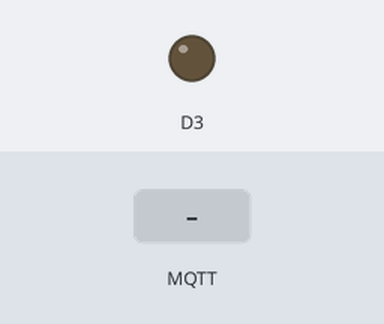
Simulated run of this sketch. Board: ESP8266 (NodeMCU). Shown: output pins drawn as LEDs (lit = HIGH). The test bench sets the inputs (shaded band). WiFi joins after 1.5 s; servers stay silent unless stated; no MQTT or app messages arrive unless stated; what the sketch prints to the serial monitor is not drawn.

Above: at 2.7 s.
2.8 s: MQTT message "LIGHTON" arrives on the first subscribed topic
At 3.6 s:
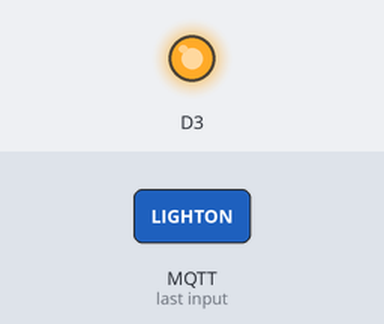
5.8 s: MQTT message "LIGHTOFF" arrives on the first subscribed topic
At 6.2 s:
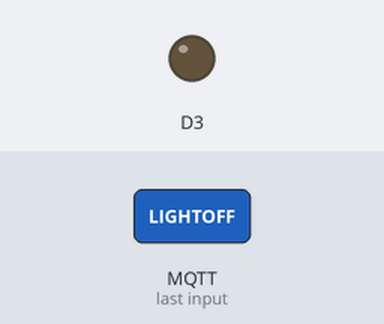
Timing chart, 0 to 8.8 s (numbered marks = the images above; inputs shaded):
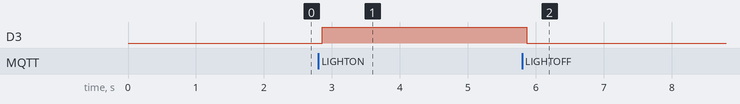

The sketch:

project.ino
```cpp
#include <SoftwareSerial.h>
#include <ESP8266WiFi.h>
#include <PubSubClient.h>
void callback(char* topic, byte* payload, unsigned int payloadLength);
const char* ssid = "harish";
const char* password = "ramadevi";
#define ORG "8690o1"
#define DEVICE_TYPE "harish"
#define DEVICE_ID "9676089118"
#define TOKEN "987654321"
String command;
char server[] = ORG ".messaging.internetofthings.ibmcloud.com";
char topic[] = "iot-2/cmd/home/fmt/String";
char authMethod[] = "use-token-auth";
char token[] = TOKEN;
char clientId[] = "d:" ORG ":" DEVICE_TYPE ":" DEVICE_ID;
//Serial.println(clientID);

WiFiClient wifiClient;
PubSubClient client(server, 1883, callback, wifiClient);


SoftwareSerial mySerial(D6,D7); // RX, TX

int led1 = D3;

String state;

void setup() {
  // put your setup code here, to run once:
Serial.begin(115200);
Serial.println();
wifiConnect();
mqttConnect();
pinMode(D3, OUTPUT);
Serial.begin(115200);
mySerial.begin(115200);
}

void loop() {
  // put your main code here, to run repeatedly:
 while (mySerial.available()){  //Check if there is an available byte to read
 delay(10); //Delay added to make thing stable
 char c = mySerial.read(); //Conduct a serial read
 //if (c == '#') {break;} //Exit the loop when the # is detected after the word
 state += c; //Shorthand for voice = voice + c
 Serial.println(state);
  }

// if the state is 'LED1ON' the Led1 will turn on
if (state.equals("1")) {
digitalWrite(D3, HIGH);
Serial.println("Light On");
}
// if the state is 'LED1OFF' the led1 will turn off
else  if (state.equals("2")){
digitalWrite(D3, LOW);
Serial.println("Light Off");
}

state="";
if (!client.loop()) {
    mqttConnect();
  }
delay(100);
}

void wifiConnect() {
  Serial.print("Connecting to "); Serial.print(ssid);
  WiFi.begin(ssid, password);
  while (WiFi.status() != WL_CONNECTED) {
    delay(500);
    Serial.print(".");
  }
  Serial.print("nWiFi connected, IP address: "); Serial.println(WiFi.localIP());
}

void mqttConnect() {
  if (!client.connected()) {
    Serial.print("Reconnecting MQTT client to "); Serial.println(server);
    while (!client.connect(clientId, authMethod, token)) {
      Serial.print(".");
      delay(500);
    }
    initManagedDevice();
    Serial.println();
  }
}
void initManagedDevice() {
  if (client.subscribe(topic)) {
    Serial.println("subscribe to cmd OK");
  } else {
    Serial.println("subscribe to cmd FAILED");
  }
}

void callback(char* topic, byte* payload, unsigned int payloadLength) {
  Serial.print("callback invoked for topic: "); Serial.println(topic);

  for (int i = 0; i < payloadLength; i++) {
    //Serial.println((char)payload[i]);
    command += (char)payload[i];
  }
Serial.println(command);
if(command == "LIGHTON"){
  digitalWrite(D3,HIGH);
  Serial.println("Light is Switched ON");
}
else if(command == "LIGHTOFF"){
  digitalWrite(D3,LOW);
  Serial.println("Light is Switched OFF");
}
command ="";


}
```

Measured:
- after the input at 2.8 s, D3: LOW → HIGH after 0.06 s
- after the input at 5.8 s, D3: HIGH → LOW after 0.07 s
